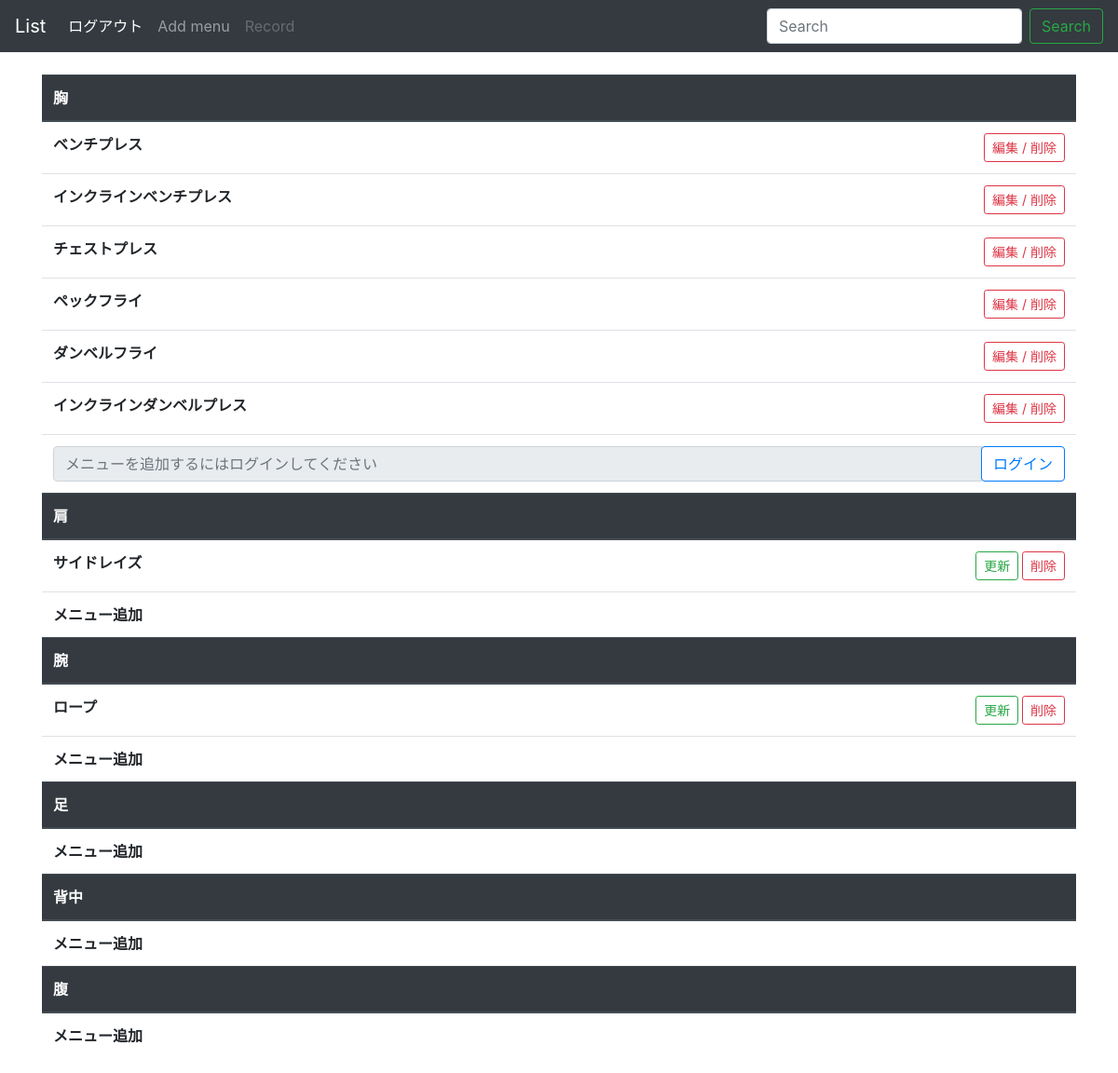
The app's page /recordIndex/ with its own data.
### muscle/models.py (models this page shows)
class Menu(models.Model):
    PARTS = (("chest", "胸"), ("shoulder", "肩"), ("arm", "腕"), ("leg", "足"), ("back", "背中"), ("abdomen", "腹"))
    name = models.CharField(max_length=20)
    part = models.CharField(max_length=8, choices=PARTS)
    def __str__(self):
        return self.name

### muscle/views.py (the view)
# urls.py: path("recordIndex/", recordIndexFunc, name="recordIndex"),
def recordIndexFunc(request):
    form = AddMenuForm(request.POST or None)
    if request.method == "POST" and form.is_valid():
        form.save()
        return redirect("recordIndex")
    objects = {}
    for part in PARTS:
        objects[part[0]] = Menu.objects.filter(part = part[0])
    contexts = {
            "objects" : objects
            }
    return render(request, "recordIndex.html", contexts)

### templates/recordIndex.html (shortened to what this page needs)
{% extends "base.html" %}
{% block content %}
 <br>
 <div class="container">
  <table class="table">
   <thead class="thead-dark">
    <tr>
      <th>胸</th>
    </tr>
   </thead>
   <tbody>
    {% for menu in objects.chest %}
    <tr>
     <th scope="row">{{ menu }}
      <div class="float-right">
       <a href="{% url 'edit' menu.pk %}">
       <button type="button" class="btn btn-outline-danger btn-sm">編集 / 削除</button>
       </a>
      </div>
     </th>
    </tr>
    {% endfor %}
    <th>
     {% if user.is_authenticated %}
      <form action="" method="POST">
      <div class="input-group">
        <input type="hidden" name="part" value="chest">
        <input type="text" name="name" class="form-control" placeholder="メニューを入力" aria-label="" aria-describedby="basic-addon1">
        <div class="input-group-append">
          <button class="btn btn-outline-primary" type="submit">追加</button>
        </div>
      </div>
      {% csrf_token %}
      </form>
     {% else %}
      <div class="input-group">
       <input type="text" name="name" class="form-control" placeholder="メニューを追加するにはログインしてください" aria-label="" aria-describedby="basic-addon" readonly>
       <div class="input-group-append">
        <a href="{% url 'login' %}">
         <button class="btn btn-outline-primary" type="button">ログイン</button>
        </a>
       </div>
     </div>
      {% endif %}
    </th>
   </tbody>
   <thead class="thead-dark">
    <tr>
      <th>肩</th>
    </tr>
   </thead>
   <tbody>
    {% for menu in objects.shoulder %}
    <tr>
      <th scope="row">{{ menu }}<div class="float-right"><button type="button" class="btn btn-outline-success btn-sm">更新</button> <button type="button" class="btn btn-outline-danger btn-sm">削除</button></div></th>
    </tr>
    {% endfor %}
    <th>メニュー追加</th>
   </tbody>
   <thead class="thead-dark">
    <tr>
      <th>腕</th>
    </tr>
   </thead>
   <tbody>
    {% for menu in objects.arm %}
    <tr>
      <th scope="row">{{ menu }}<div class="float-right"><button type="button" class="btn btn-outline-success btn-sm">更新</button> <button type="button" class="btn btn-outline-danger btn-sm">削除</button></div></th>
    </tr>
    {% endfor %}
    <th>メニュー追加</th>
   </tbody>
   <thead class="thead-dark">
    <tr>
      <th>足</th>
    </tr>
   </thead>
   <tbody>
    <th>メニュー追加</th>
   </tbody>
   <thead class="thead-dark">
    <tr>
      <th>背中</th>
    </tr>
   </thead>
   <tbody>
    <th>メニュー追加</th>
   </tbody>
   <thead class="thead-dark">
    <tr>
      <th>腹</th>
    </tr>
   </thead>
   <tbody>
    <th>メニュー追加</th>
   </tbody>
  </table>
 </div>
{% endblock content %}

### records on screen
Menu: name "ベンチプレス"
Menu: name "インクラインベンチプレス"
Menu: name "チェストプレス"
Menu: name "ペックフライ"
Menu: name "ダンベルフライ"
Menu: name "インクラインダンベルプレス"
Menu: name "サイドレイズ"
Menu: name "ロープ"
